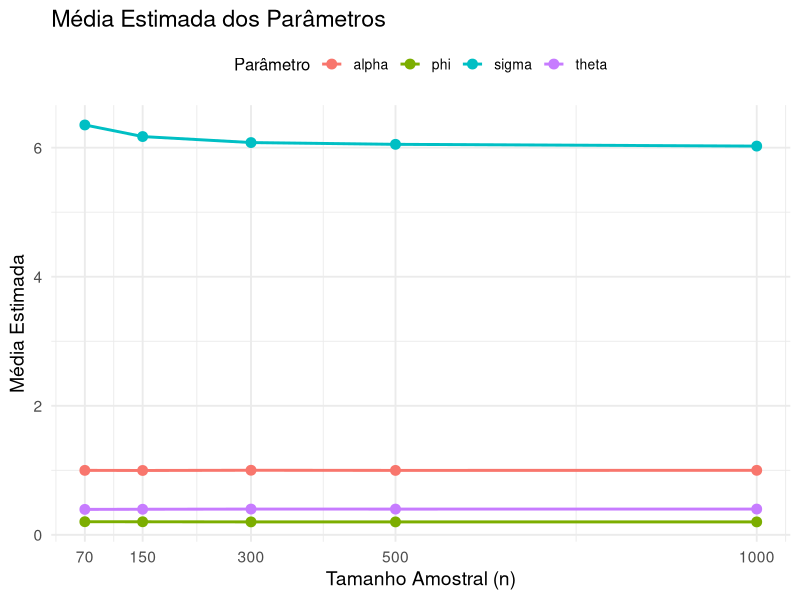
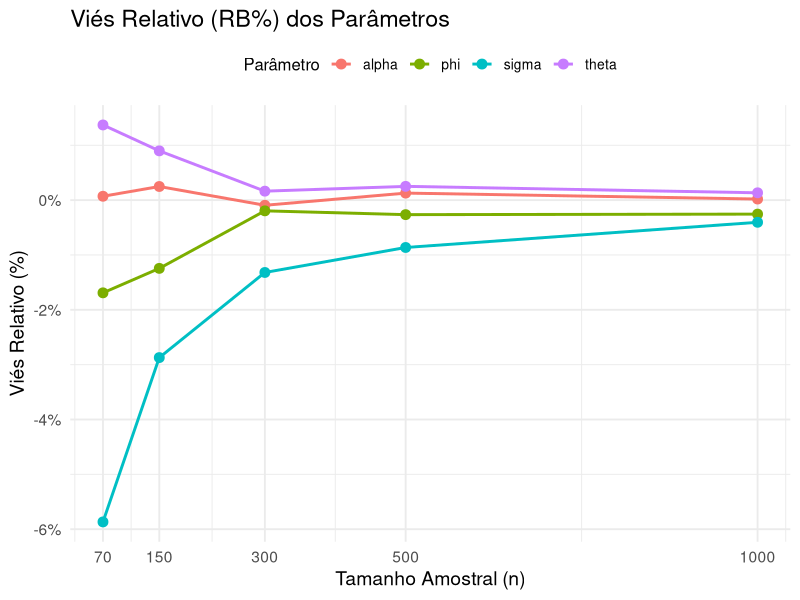
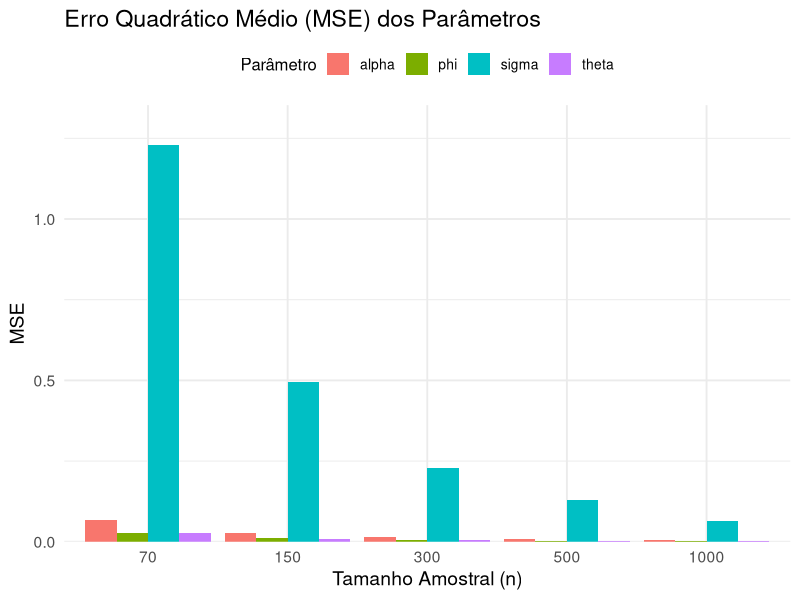
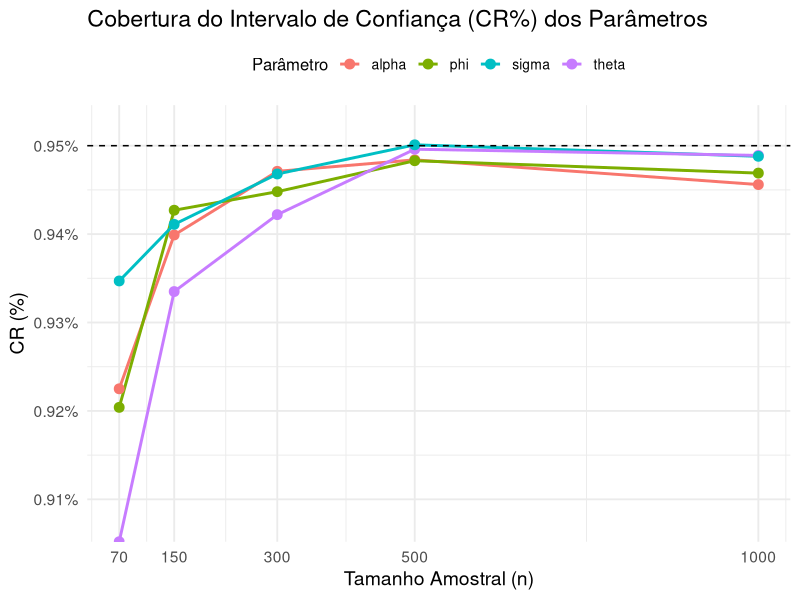
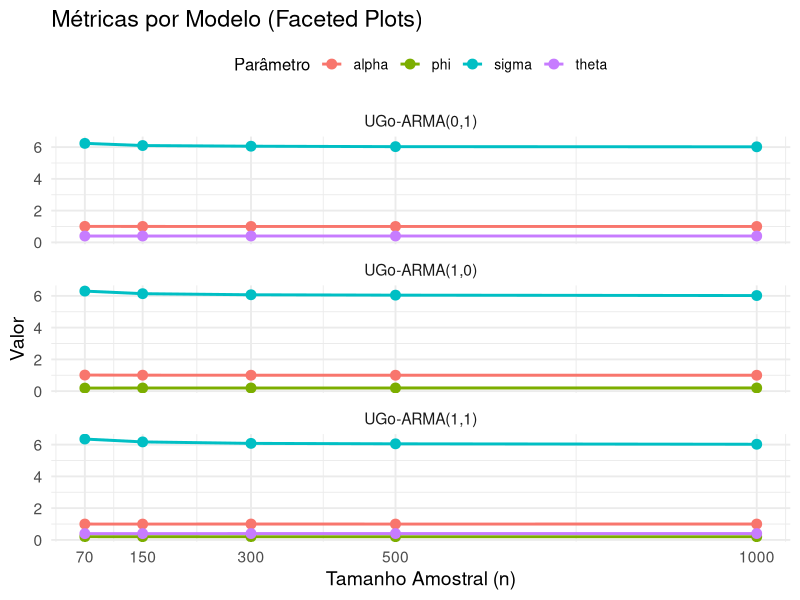
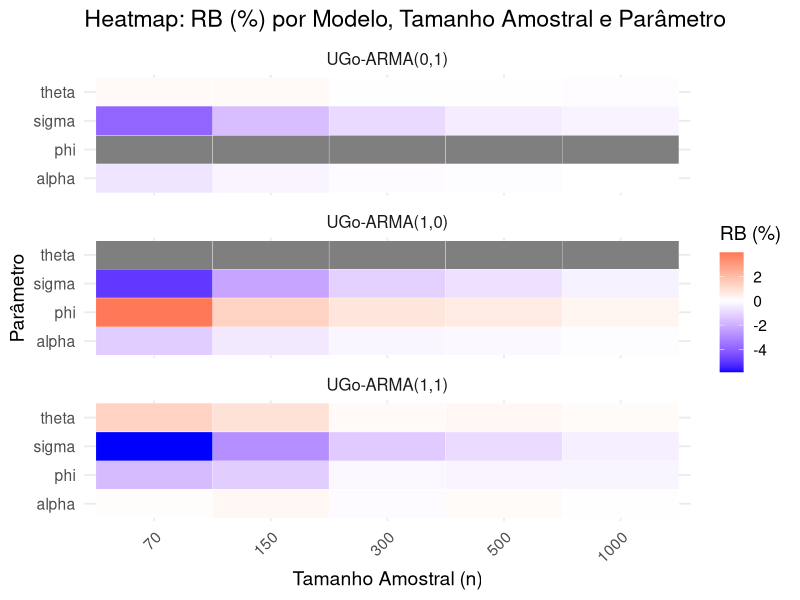
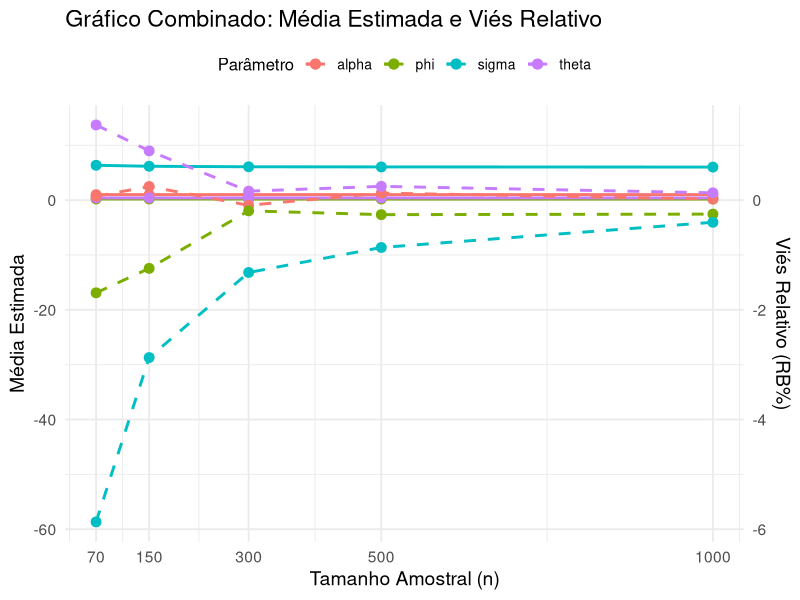
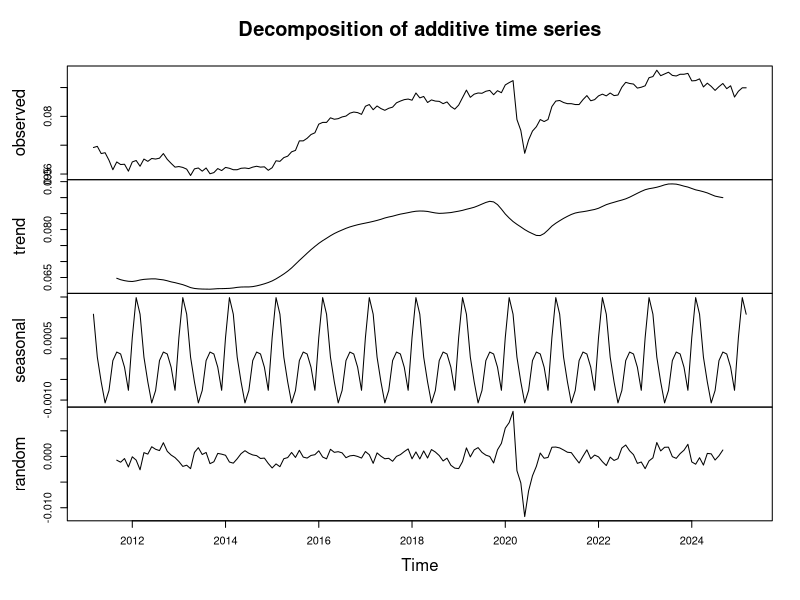

These figures' R source, in order:
library(ggplot2)
library(tidyr)
library(dplyr)

# PARA AS MÉDIAS --------------------------------------------------------------
data <- data.frame(
  n = c(70, 150, 300, 500, 1000),
  alpha = c(0.9993, 0.9975, 1.0009, 0.9987, 0.9998),
  phi = c(0.2034, 0.2025, 0.2004, 0.2005, 0.2005),
  theta = c(0.3945, 0.3964, 0.3993, 0.3990, 0.3995),
  sigma = c(6.3520, 6.1723, 6.0792, 6.0518, 6.0243)
)


data_long<- data |> 
  pivot_longer(cols = -n, names_to = "parameter", values_to = "value")


ggplot(data_long, aes(x=n, y=value, color = parameter, group = parameter)) +
  geom_line(size = 1) +
  geom_point(size = 3)+
  labs(
    title = "Média Estimada dos Parâmetros",
    x = "Tamanho Amostral (n)",
    y = "Média Estimada",
    color = "Parâmetro"
  ) +
  scale_x_continuous(breaks = c(70, 150, 300, 500, 1000)) +  
  theme_minimal(base_size = 14) +  
  theme(
    legend.position = "top",
    legend.title = element_text(size = 12),
    legend.text = element_text(size = 10)
  )

  
# PARA O VIÉS RELATIVO --------------------------------------------------------

rb_data <- data.frame(
  n = c(70, 150, 300, 500, 1000),
  alpha = c(0.0704, 0.2483, -0.0941, 0.1280, 0.0197),
  phi = c(-1.6905, -1.2445, -0.1955, -0.2648, -0.2553),
  theta = c(1.3703, 0.8981, 0.1632, 0.2509, 0.1333),
  sigma = c(-5.8671, -2.8712, -1.3193, -0.8636, -0.4042)
)


rb_data_long <- rb_data %>%
  pivot_longer(cols = -n, names_to = "parameter", values_to = "value")

ggplot(rb_data_long, aes(x = n, y = value, color = parameter, group = parameter)) +
  geom_line(size = 1) +  
  geom_point(size = 3) +  
  labs(
    title = "Viés Relativo (RB%) dos Parâmetros",
    x = "Tamanho Amostral (n)",
    y = "Viés Relativo (%)",
    color = "Parâmetro"
  ) +
  scale_x_continuous(breaks = c(70, 150, 300, 500, 1000)) +  
  scale_y_continuous(labels = scales::percent_format(scale = 1)) +  
  theme_minimal(base_size = 14) +  
  theme(
    legend.position = "top",
    legend.title = element_text(size = 12),
    legend.text = element_text(size = 10)
  )


# PARA ERRO QUADRÁTICO MÉDIO --------------------------------------------------
mse_data <- data.frame(
  n = c(70, 150, 300, 500, 1000),
  alpha = c(0.0672, 0.0278, 0.0133, 0.0078, 0.0040),
  phi = c(0.0275, 0.0111, 0.0052, 0.0031, 0.0016),
  theta = c(0.0258, 0.0098, 0.0044, 0.0025, 0.0013),
  sigma = c(1.2299, 0.4941, 0.2282, 0.1294, 0.0642)
)

mse_data_long <- mse_data %>%
  pivot_longer(cols = -n, names_to = "parameter", values_to = "value")


ggplot(mse_data_long, aes(x = as.factor(n), y = value, fill = parameter)) +
  geom_bar(stat = "identity", position = "dodge") +  
  labs(
    title = "Erro Quadrático Médio (MSE) dos Parâmetros",
    x = "Tamanho Amostral (n)",
    y = "MSE",
    fill = "Parâmetro"
  ) +
  scale_y_continuous(expand = expansion(mult = c(0, 0.1))) +  
  theme_minimal(base_size = 14) +  
  theme(
    legend.position = "top",
    legend.title = element_text(size = 12),
    legend.text = element_text(size = 10)
  )

# PARA A COBERTURA DO INTERVALO DE CONFIANÇA ----------------------------------

cr_data <- data.frame(
  n = c(70, 150, 300, 500, 1000),
  alpha = c(0.9225, 0.9399, 0.9471, 0.9484, 0.9456),
  phi = c(0.9204, 0.9427, 0.9448, 0.9483, 0.9469),
  theta = c(0.9052, 0.9335, 0.9422, 0.9496, 0.9489),
  sigma = c(0.9347, 0.9411, 0.9468, 0.9501, 0.9488)
)


cr_data_long <- cr_data %>%
  pivot_longer(cols = -n, names_to = "parameter", values_to = "value")


ggplot(cr_data_long, aes(x = n, y = value, color = parameter, group = parameter)) +
  geom_line(size = 1) +  
  geom_point(size = 3) +  
  geom_hline(yintercept = 0.95, linetype = "dashed", color = "black") +  
  labs(
    title = "Cobertura do Intervalo de Confiança (CR%) dos Parâmetros",
    x = "Tamanho Amostral (n)",
    y = "CR (%)",
    color = "Parâmetro"
  ) +
  scale_x_continuous(breaks = c(70, 150, 300, 500, 1000)) +  
  scale_y_continuous(labels = scales::percent_format(scale = 1), expand = expansion(mult = c(0, 0.1))) +  
    
  theme_minimal(base_size = 14) +  
  theme(
    legend.position = "top",
    legend.title = element_text(size = 12),
    legend.text = element_text(size = 10)
  )

 # PARA Faceted Plots  --------------------------------------------------------

faceted_data <- data.frame(
  n = rep(c(70, 150, 300, 500, 1000), times = 3),  # Tamanhos amostrais replicados para cada modelo
  model = rep(c("UGo-ARMA(1,1)", "UGo-ARMA(1,0)", "UGo-ARMA(0,1)"), each = 5),  # Modelos
  alpha = c(0.9993, 0.9975, 1.0009, 0.9987, 0.9998, 1.0126, 1.0054, 1.0023, 1.0016, 1.0007, 1.0065, 1.0028, 1.0010, 1.0009, 1.0001),
  phi = c(0.2034, 0.2025, 0.2004, 0.2005, 0.2005, 0.1920, 0.1973, 0.1985, 0.1987, 0.1994, NA, NA, NA, NA, NA),  # Apenas onde aplicável
  theta = c(0.3945, 0.3964, 0.3993, 0.3990, 0.3995, NA, NA, NA, NA, NA, 0.3994, 0.3993, 0.4001, 0.4001, 0.4003),
  sigma = c(6.3520, 6.1723, 6.0792, 6.0518, 6.0243, 6.2997, 6.1372, 6.0695, 6.0451, 6.0200, 6.2341, 6.0978, 6.0555, 6.0277, 6.0178)
)


faceted_data_long <- faceted_data %>%
  pivot_longer(cols = c(alpha, phi, theta, sigma), names_to = "parameter", values_to = "value")




ggplot(faceted_data_long, aes(x = n, y = value, color = parameter, group = parameter)) +
  geom_line(size = 1) +  
  geom_point(size = 3) +  
  labs(
    title = "Métricas por Modelo (Faceted Plots)",
    x = "Tamanho Amostral (n)",
    y = "Valor",
    color = "Parâmetro"
  ) +
  scale_x_continuous(breaks = c(70, 150, 300, 500, 1000)) +  
  facet_wrap(~model, ncol = 1) +  
  theme_minimal(base_size = 14) +  
  theme(
    legend.position = "top",
    legend.title = element_text(size = 12),
    legend.text = element_text(size = 10)
  )

# Heatmap para Análise Comparativa  -------------------------------------------

heatmap_data <- data.frame(
  n = rep(c(70, 150, 300, 500, 1000), times = 3),
  model = rep(c("UGo-ARMA(1,1)", "UGo-ARMA(1,0)", "UGo-ARMA(0,1)"), each = 5),
  alpha = c(0.0704, 0.2483, -0.0941, 0.1280, 0.0197, -1.2553, -0.5437, -0.2255, -0.1572, -0.0727, -0.6533, -0.2841, -0.1033, -0.0863, -0.0104),
  phi = c(-1.6905, -1.2445, -0.1955, -0.2648, -0.2553, 3.9799, 1.3503, 0.7620, 0.6277, 0.3155, NA, NA, NA, NA, NA),
  theta = c(1.3703, 0.8981, 0.1632, 0.2509, 0.1333, NA, NA, NA, NA, NA, 0.1501, 0.1652, -0.0332, -0.0356, -0.0654),
  sigma = c(-5.8671, -2.8712, -1.3193, -0.8636, -0.4042, -4.9946, -2.2869, -1.1577, -0.7511, -0.3333, -3.9024, -1.6308, -0.9243, -0.4614, -0.2971)
)


heatmap_data_long <- heatmap_data %>%
  pivot_longer(cols = c(alpha, phi, theta, sigma), names_to = "parameter", values_to = "value")



ggplot(heatmap_data_long, aes(x = factor(n), y = parameter, fill = value)) +
  geom_tile(color = "white") +  
  facet_wrap(~model, ncol = 1) +  
  scale_fill_gradient2(
    low = "blue", mid = "white", high = "red", midpoint = 0,
    name = "RB (%)"
  ) +
  labs(
    title = "Heatmap: RB (%) por Modelo, Tamanho Amostral e Parâmetro",
    x = "Tamanho Amostral (n)",
    y = "Parâmetro"
  ) +
  theme_minimal(base_size = 14) + 
  theme(
    strip.text = element_text(size = 12),  
    axis.text.x = element_text(angle = 45, hjust = 1),  
    legend.position = "right"
  )

# Média Estimada e o Viés Relativo (RB%) --------------------------------------

combined_data <- data.frame(
  n = rep(c(70, 150, 300, 500, 1000), times = 2),
  metric = rep(c("mean", "rb"), each = 5),
  alpha = c(0.9993, 0.9975, 1.0009, 0.9987, 0.9998, 
            0.0704, 0.2483, -0.0941, 0.1280, 0.0197),
  phi = c(0.2034, 0.2025, 0.2004, 0.2005, 0.2005, 
          -1.6905, -1.2445, -0.1955, -0.2648, -0.2553),
  theta = c(0.3945, 0.3964, 0.3993, 0.3990, 0.3995, 
            1.3703, 0.8981, 0.1632, 0.2509, 0.1333),
  sigma = c(6.3520, 6.1723, 6.0792, 6.0518, 6.0243, 
            -5.8671, -2.8712, -1.3193, -0.8636, -0.4042)
)


combined_data_long <- combined_data %>%
  pivot_longer(cols = -c(n, metric), names_to = "parameter", values_to = "value")





# Gráfico combinado de Média e RB (%)
ggplot() +
  # Média Estimada
  geom_line(data = filter(combined_data_long, metric == "mean"),
            aes(x = n, y = value, color = parameter, group = parameter), size = 1) +
  geom_point(data = filter(combined_data_long, metric == "mean"),
             aes(x = n, y = value, color = parameter, group = parameter), size = 3) +
  # Viés Relativo (RB%)
  geom_line(data = filter(combined_data_long, metric == "rb"),
            aes(x = n, y = value * 10, color = parameter, group = parameter), 
            linetype = "dashed", size = 1) +
  geom_point(data = filter(combined_data_long, metric == "rb"),
             aes(x = n, y = value * 10, color = parameter, group = parameter), size = 3) +
  # Configuração dos eixos
  scale_y_continuous(
    name = "Média Estimada",
    sec.axis = sec_axis(~ . / 10, name = "Viés Relativo (RB%)")
  ) +
  labs(
    title = "Gráfico Combinado: Média Estimada e Viés Relativo",
    x = "Tamanho Amostral (n)",
    color = "Parâmetro"
  ) +
  scale_x_continuous(breaks = c(70, 150, 300, 500, 1000)) +  # Ajuste do eixo X
  theme_minimal(base_size = 14) +
  theme(
    legend.position = "top",
    legend.title = element_text(size = 12),
    legend.text = element_text(size = 10)
  )


##################


# Gráficos

rm(list = ls())
gc()
library(forecast)
library(ggplot2)
library(ggfortify)
library(readxl)

### TAXA DESEMPREGO ITÁLIA

#dados1 <- read_excel("STP-20250509110327181.xlsx",na = "-")


dados1 <- read_excel("STP-20250509171131887.xlsx", na = "-")


dados<-na.omit(dados1[4])/100

Y<-ts(dados, start = c(2011,3), end = c(2025,3),frequency = 12)

plot(decompose(Y))
title(main = "") 


Acf(Y)
pacf(Y)


decomp <- decompose(Y)


dec<-autoplot(decomp) +
  theme_bw() +  # fundo branco
  labs(x = "Time")+
  theme(
    panel.grid.major = element_blank(),  # remove grade principal
    panel.grid.minor = element_blank(),  # remove grade secundária
    strip.background = element_blank(),  # remove fundo da faixa dos títulos
    strip.text = element_text(size = 12),# aumenta texto dos títulos
    axis.text.x = element_text(size = 12)  
  )

saz<-monthplot(Y, ylab = "Rate of credit operations")


acf<-ggAcf(Y) +
  ggtitle(NULL) +  # remove título
  theme_bw() +     # fundo branco
  theme(
    panel.grid.major = element_blank(),  # remove grade maior
    panel.grid.minor = element_blank(),  # remove grade menor
    plot.title = element_blank(),        # garante título removido
    panel.border = element_rect(color = "black", fill = NA),
    axis.text.x = element_text(size = 14),
    axis.text.y = element_text(size = 14)
  )

pacf<-ggPacf(Y) +
  ggtitle(NULL) +
  ylab("Partial ACF") +
  theme_bw() +
  theme(
    panel.grid.major = element_blank(),
    panel.grid.minor = element_blank(),
    plot.title = element_blank(),
    panel.border = element_rect(color = "black", fill = NA),
    axis.text.x = element_text(size = 14),
    axis.text.y = element_text(size = 14)
  )



# # Garantir que os fatores estejam ordenados
# df_plot$model <- factor(df_plot$model, levels = unique(df_plot$model))
# df_plot$measure <- factor(df_plot$measure, levels = c("MAE", "MAPE", "RMSE"))
# 
# # Gráfico final com fundo branco e sem linhas de grade
# ggplot(df_plot, aes(x = model, y = values, fill = model)) +
#   geom_bar(stat = "identity", width = 0.7, color = "black", position = "dodge") +
#   geom_text(
#     aes(label = round(values, 2)),
#     fontface = "bold",
#     vjust = ifelse(df_plot$values >= 0, -0.3, 1.8),
#     color = "black",
#     size = 2
#   ) +
#   facet_wrap(~measure, scales = "free_y", nrow = 1) +
#   scale_fill_manual(values = gray.colors(length(unique(df_plot$model)))) +
#   coord_cartesian(ylim = c(min(df_plot$values) - 10, max(df_plot$values) + 30)) +
#   labs(y = "Percentage differences", x = "", fill = "") +
#   theme_minimal(base_size = 10) +
#   theme(
#     legend.position = "bottom",
#     axis.text.x = element_text(face = "bold", size = 8),
#     axis.text.y = element_text(face = "bold", size = 8),
#     axis.title.y = element_text(face = "bold", size = 8),
#     strip.text = element_text(face = "bold", size = 9),
#     panel.background = element_rect(fill = "white", colour = "white"),
#     plot.background = element_rect(fill = "white", colour = "white"),
#     panel.grid = element_blank()
#   )
